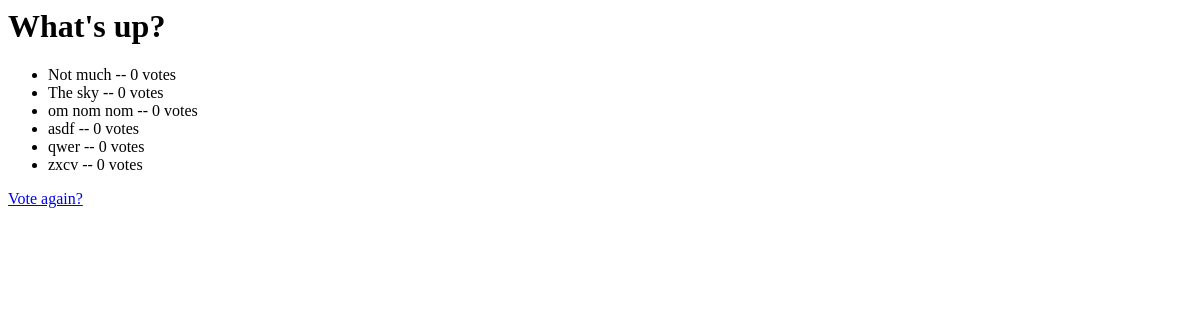
/polls/1/results/, run on an earlier commit of the app's database.
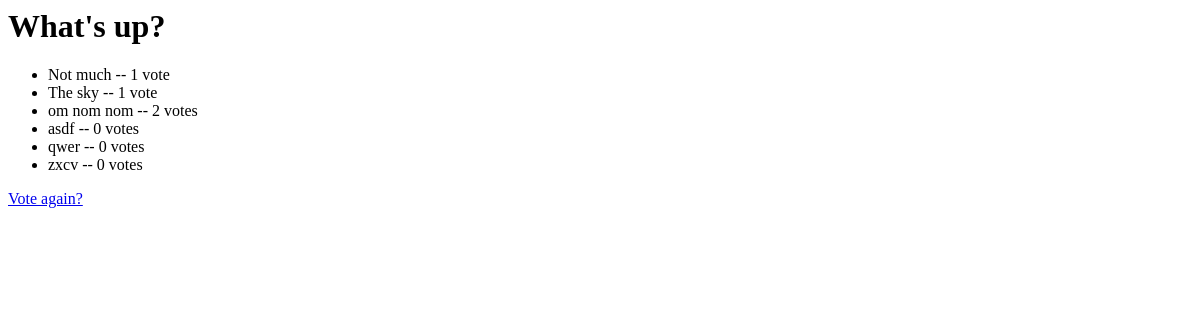
And on a later commit of the database.
### polls/models.py (models this page shows, shortened)
class Poll(models.Model):
    question = models.CharField(max_length=200)
    pub_date = models.DateTimeField('date published')
    def was_published_recently(self):
        now = timezone.now()
        return now - datetime.timedelta(days=1) <= self.pub_date < now
    was_published_recently.admin_order_field = 'pub_date'
    was_published_recently.boolean = True
    was_published_recently.short_description = 'Published recently?'

class Choice(models.Model):
    poll = models.ForeignKey(Poll)
    choice_text = models.CharField(max_length=200)
    votes = models.IntegerField(default=0)

### polls/views.py (the view)
# urls.py: url(r'^(?P<pk>\d+)/results/$', views.ResultsView.as_view(), name='results'),
class ResultsView(generic.DetailView):
    model = Poll
    template_name = 'polls/results.html'

### polls/templates/polls/results.html
<h1>{{ poll.question }}</h1>
<ul>
{% for choice in poll.choice_set.all %}
    <li>{{ choice.choice_text }} -- {{ choice.votes }} vote{{ choice.votes|pluralize }}</li>
{% endfor %}
</ul>
<a href="{% url 'polls:detail' poll.id %}">Vote again?</a>

What changed in the data, as far as the page shows it:
changed Choice "Not much": votes "0" → "1"
changed Choice "The sky": votes "0" → "1"
changed Choice "om nom nom": votes "0" → "2"
